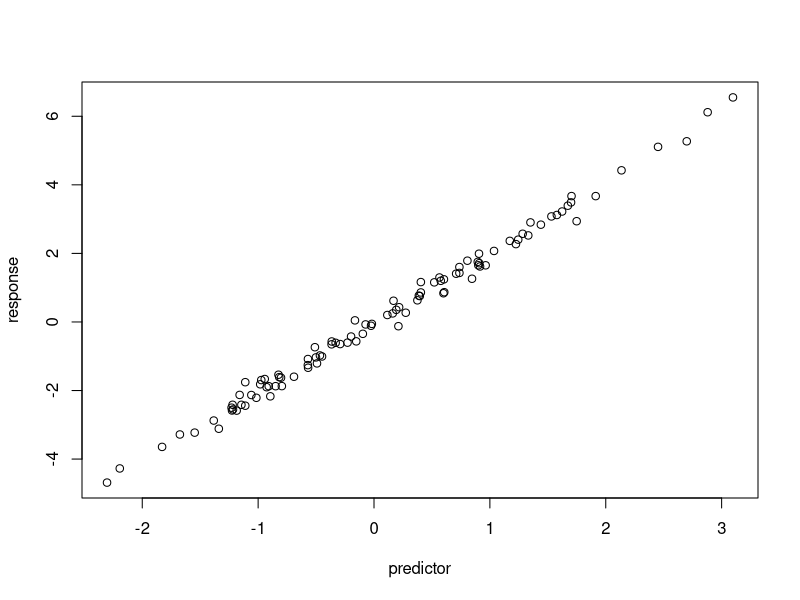

The R source for this figure:
# Simulate and plot data
# Jeffrey Zhang
# zjiasanyi@gmail.com
# 2025-08-31

# Simulate predictor variable
predictor <- rnorm(n = 100)
# Simulate response variable with some noise
response <- 2 * predictor + rnorm(n = 100, sd = 0.2)

# Plot the data
plot(x = predictor, y = response)